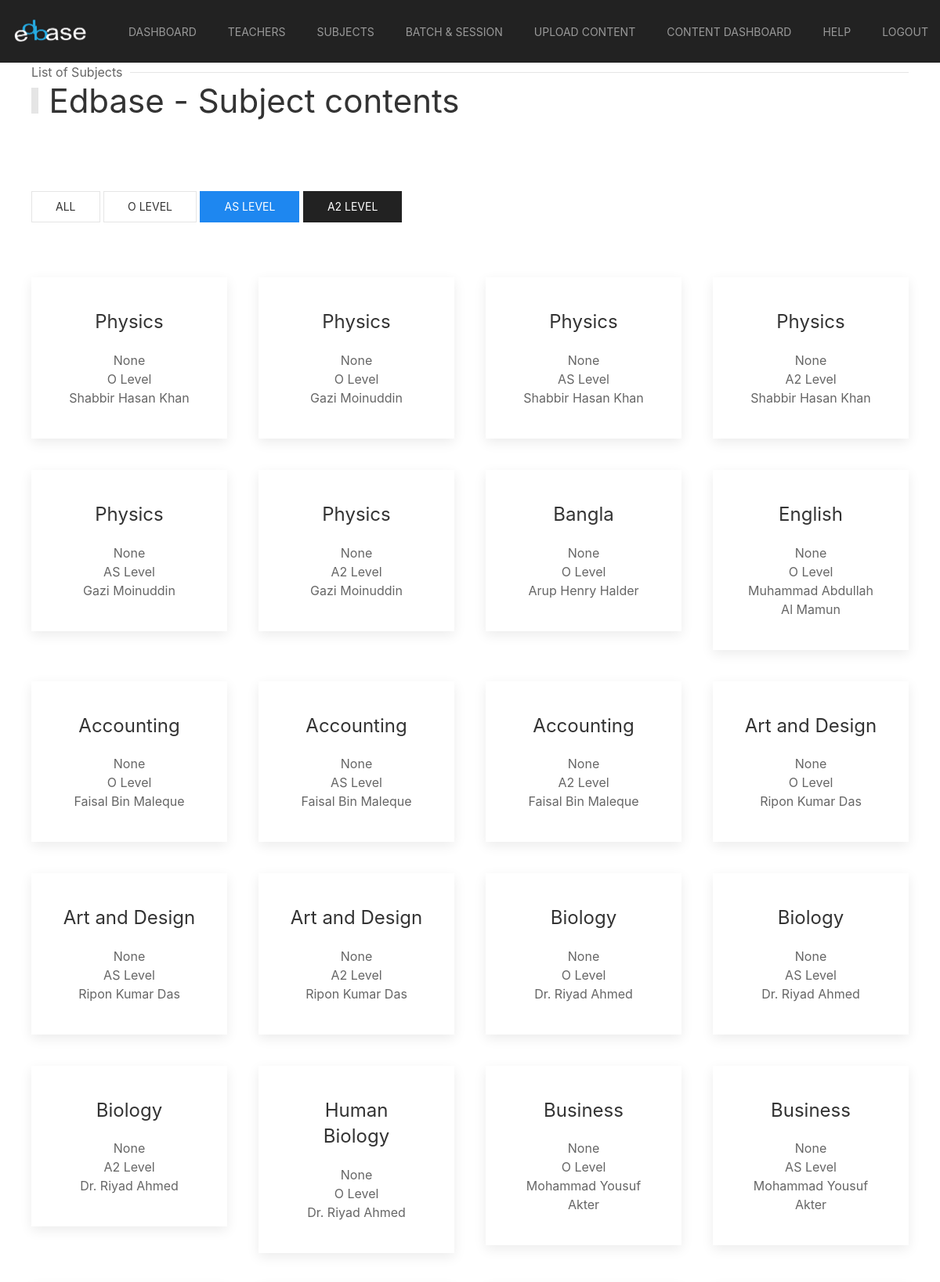
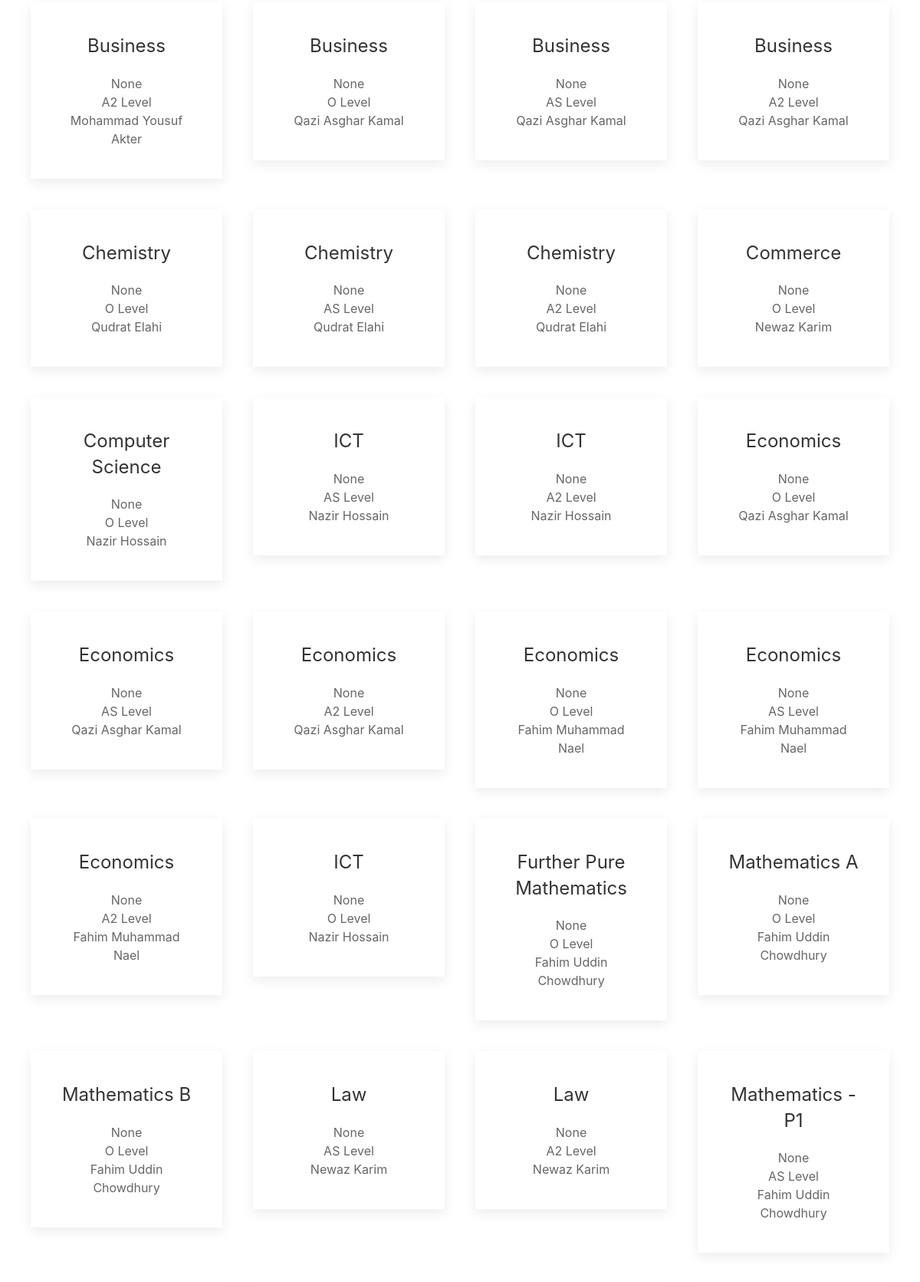
/contentdashboard/ (upper part), run on the app's committed database (2 pictures, top to bottom).
### applicant/models.py (models this page shows, shortened)
class Subject(models.Model):
    title = models.CharField(max_length=128, null=True, blank=True)
    status = models.BooleanField(default=True, null=True, blank=True)
    assigned = models.BooleanField(default=False, null=True, blank=True)
    assigned_teacher = models.ForeignKey(Teacher, on_delete=models.CASCADE)
    level = models.CharField(max_length=128, null=True, blank=True)
    code = models.CharField(max_length=128, null=True, blank=True)
    created_at = models.DateTimeField(auto_now_add=True, null=True, blank=True)

class Teacher(models.Model):
    user = models.OneToOneField(User, on_delete=models.CASCADE)
    name = models.CharField(max_length=128, null=True, blank=True)
    status = models.BooleanField(default=True, null=True, blank=True)
    level = models.CharField(max_length=128, null=True, blank=True)
    created_at = models.DateTimeField(auto_now_add=True, null=True, blank=True)
    def __str__(self):
        return self.name

### applicant/views.py (the view)
# urls.py: path('contentdashboard/', views.contentDeashboard, name='contentdashboard'),
def contentDeashboard(request):
    subjects = Subject.objects.all()
    return render(request, 'contentDashboard.html', {'data': subjects})

### applicant/templates/contentDashboard.html (shortened to what this page needs)
{% extends 'base.html' %}
{% load static %}
{% block content %}
    <section class="main-section">
        {% include 'nav_admin.html' %}
    </section>
    <section id="student-application">
        <div class="uk-container">
            <div class="head">
                <h1 class="uk-heading-bullet">Edbase - Subject contents</h1>
                <p class="uk-heading-line"><span>List of Subjects</span></p>
            </div>
            <p class="uk-margin-large">
                <button class="uk-button uk-button-default"  data-filter="all">ALL </button>
                <button class="uk-button uk-button-default"  data-filter=".O">O Level </button>
                <button class="uk-button uk-button-primary" data-filter=".AS">AS Level</button>
                <button class="uk-button uk-button-secondary" data-filter=".A2">A2 Level</button>
            </p>
            <div class="uk-child-width-1-4@s uk-grid-match uk-margin-large mix-content" uk-grid>
                {% for subject in data %}
                <a href="{% url 'contentlist' subject.id %}" class="mix {{ subject.level }}">
                    <div>
                        <div class="uk-card uk-card-default uk-card-hover uk-card-body uk-text-center">
                            <h3 class="uk-card-title">{{ subject.title }}</h3>
                            <p>{{ subject.code }}</p>
                            <p>{{ subject.level }} Level</p>
                            <p>{{ subject.assigned_teacher }}</p>
                        </div>
                    </div>
                </a>
                {% endfor %}
            </div>
        </div>
    </section>
{% endblock %}

### static/css/main.css (style rules this page uses)
p { margin: 0; }
.main-section { position: relative; }
.head { display: flex; flex-direction: column-reverse; }

### data on the page
Subject: title "Physics", code "None", level "O", assigned_teacher "Shabbir Hasan Khan"
Subject: title "Physics", code "None", level "O", assigned_teacher "Gazi Moinuddin"
Subject: title "Physics", code "None", level "AS", assigned_teacher "Shabbir Hasan Khan"
Subject: title "Physics", code "None", level "A2", assigned_teacher "Shabbir Hasan Khan"
Subject: title "Physics", code "None", level "AS", assigned_teacher "Gazi Moinuddin"
Subject: title "Physics", code "None", level "A2", assigned_teacher "Gazi Moinuddin"
Subject: title "Bangla", code "None", level "O", assigned_teacher "Arup Henry Halder"
Subject: title "English", code "None", level "O", assigned_teacher "Muhammad Abdullah Al Mamun"
Subject: title "Accounting", code "None", level "O", assigned_teacher "Faisal Bin Maleque"
Subject: title "Accounting", code "None", level "AS", assigned_teacher "Faisal Bin Maleque"
Subject: title "Accounting", code "None", level "A2", assigned_teacher "Faisal Bin Maleque"
Subject: title "Art and Design", code "None", level "O", assigned_teacher "Ripon Kumar Das"
Subject: title "Art and Design", code "None", level "AS", assigned_teacher "Ripon Kumar Das"
Subject: title "Art and Design", code "None", level "A2", assigned_teacher "Ripon Kumar Das"
Subject: title "Biology", code "None", level "O", assigned_teacher "Dr. Riyad Ahmed"
Subject: title "Biology", code "None", level "AS", assigned_teacher "Dr. Riyad Ahmed"
Subject: title "Biology", code "None", level "A2", assigned_teacher "Dr. Riyad Ahmed"
Subject: title "Human Biology", code "None", level "O", assigned_teacher "Dr. Riyad Ahmed"
Subject: title "Business", code "None", level "O", assigned_teacher "Mohammad Yousuf Akter"
Subject: title "Business", code "None", level "AS", assigned_teacher "Mohammad Yousuf Akter"
Subject: title "Business", code "None", level "A2", assigned_teacher "Mohammad Yousuf Akter"
Subject: title "Business", code "None", level "O", assigned_teacher "Qazi Asghar Kamal"
Subject: title "Business", code "None", level "AS", assigned_teacher "Qazi Asghar Kamal"
Subject: title "Business", code "None", level "A2", assigned_teacher "Qazi Asghar Kamal"
Subject: title "Chemistry", code "None", level "O", assigned_teacher "Qudrat Elahi"
Subject: title "Chemistry", code "None", level "AS", assigned_teacher "Qudrat Elahi"
Subject: title "Chemistry", code "None", level "A2", assigned_teacher "Qudrat Elahi"
Subject: title "Commerce", code "None", level "O", assigned_teacher "Newaz Karim"
Subject: title "Computer Science", code "None", level "O", assigned_teacher "Nazir Hossain"
Subject: title "ICT", code "None", level "AS", assigned_teacher "Nazir Hossain"
Subject: title "ICT", code "None", level "A2", assigned_teacher "Nazir Hossain"
Subject: title "Economics", code "None", level "O", assigned_teacher "Qazi Asghar Kamal"
Subject: title "Economics", code "None", level "AS", assigned_teacher "Qazi Asghar Kamal"
Subject: title "Economics", code "None", level "A2", assigned_teacher "Qazi Asghar Kamal"
Subject: title "Economics", code "None", level "O", assigned_teacher "Fahim Muhammad Nael"
Subject: title "Economics", code "None", level "AS", assigned_teacher "Fahim Muhammad Nael"
Subject: title "Economics", code "None", level "A2", assigned_teacher "Fahim Muhammad Nael"
Subject: title "ICT", code "None", level "O", assigned_teacher "Nazir Hossain"
Subject: title "Further Pure Mathematics", code "None", level "O", assigned_teacher "Fahim Uddin Chowdhury"
Subject: title "Mathematics A", code "None", level "O", assigned_teacher "Fahim Uddin Chowdhury"
Subject: title "Mathematics B", code "None", level "O", assigned_teacher "Fahim Uddin Chowdhury"
Subject: title "Law", code "None", level "AS", assigned_teacher "Newaz Karim"
Subject: title "Law", code "None", level "A2", assigned_teacher "Newaz Karim"
Subject: title "Mathematics - P1", code "None", level "AS", assigned_teacher "Fahim Uddin Chowdhury"
